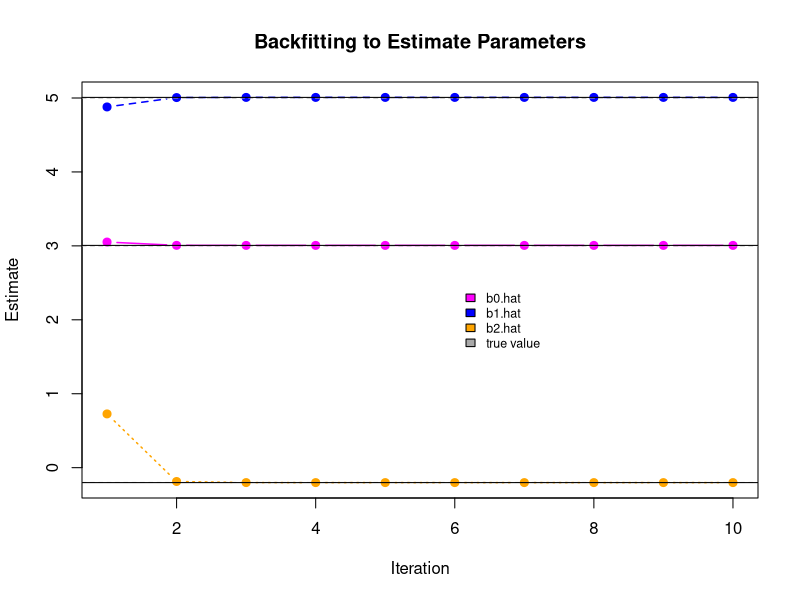

Reproduce this figure in R.
# 6.2 GAM - BACKFITTING
# activity using generated data

# 1. GENERATE DATA

set.seed(0)

X1 <- rnorm(n=100)
X2 <- rnorm(n=100)
error <- 0.1*rnorm(100) # 0.1 to make it smaller than predictors

# true parameters

b0 <- 3
b1 <- 5
b2 <- -0.2

Y <- b0 + b1*X1 + b2*X2 + error

# 2. FIT THE MODEL Y - b1.hat*X1 = b0 + b2*X2 + error,
# KEEPING b1.hat FIXED AT ANY VALUE

b1.hat <- -3 # arbitrary; same as solution

fit1 <- lm(Y - b1.hat*X1 ~ X2) # recall we don't depict b0 and error in lm()


# 3. FIT THE MODEL Y - b2.hat*X2 = b0 + b1*X1 + error,
# KEEPING b2.hat FIXED AT THE ESTIMATE OBTAINED FROM PREVIOUS FIT

b2.hat <- coef(fit1)[2]

fit2 <- lm(Y - b2.hat*X2 ~ X1)

# 4. REPEAT STEPS 2 & 3, 10 TIMES; PLOT PARAMETER ESTIMATES FOR EACH ITERATION

n.reps <- 10
b0.hats <- b1.hats <- b2.hats <- vector(length=n.reps)
b1.hat <- -3 # initialise

for (i in 1:n.reps) {
  
  b2.hat <- lm(Y - b1.hat*X1 ~ X2)$coefficients[2]
  b1.hat <- lm(Y - b2.hat*X2 ~ X1)$coefficients[2]
  b0.hat <- lm(Y - b2.hat*X2 ~ X1)$coefficients[1]
  
  b0.hats[i] <- b0.hat
  b1.hats[i] <- b1.hat
  b2.hats[i] <- b2.hat
}

matplot(1:n.reps, cbind(b0.hats, b1.hats, b2.hats),
        main="Backfitting to Estimate Parameters",
        xlab="Iteration", ylab="Estimate",
        col=c("magenta", "blue", "orange"), pch=19, type="b", lwd=1.5)

abline(h=c(b0, b1, b2), col="darkgrey", lty="dashed") # show true values

legend(x=6, y=2.5, legend=c("b0.hat", "b1.hat", "b2.hat", "true value"),
       c("magenta", "blue", "orange", "darkgrey"),
       cex=0.75, bty="n")

# observations:
# final estimates are very close to true parameter values

# 5. FIT SAME PARAMETERS USING MULTIPLE LINEAR REGRESSION

mlr.fit <- lm(Y ~ X1 + X2) 

# add MLR estimates to plot
abline(h = mlr.fit$coefficients)

mlr.fit$coefficients

b0.hats[n.reps]
b1.hats[n.reps]
b2.hats[n.reps]

# observations:
# MLR estimates exactly match the final estimates from backfitting

